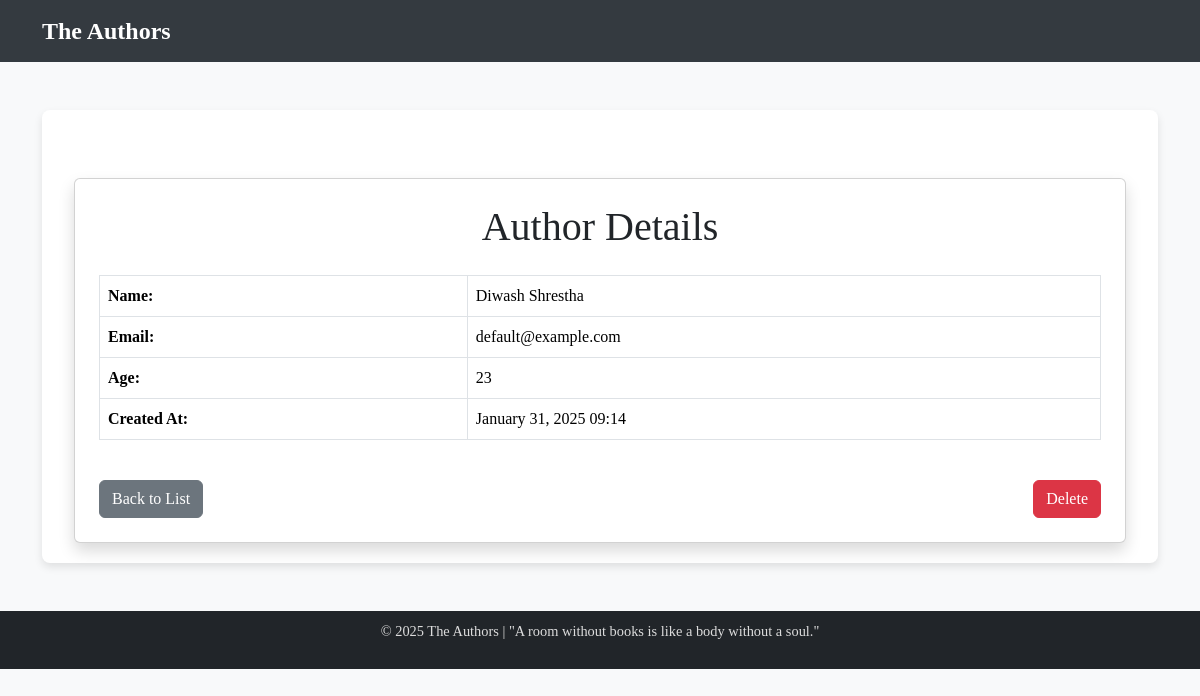
Before: /author/1/ with the older database file.
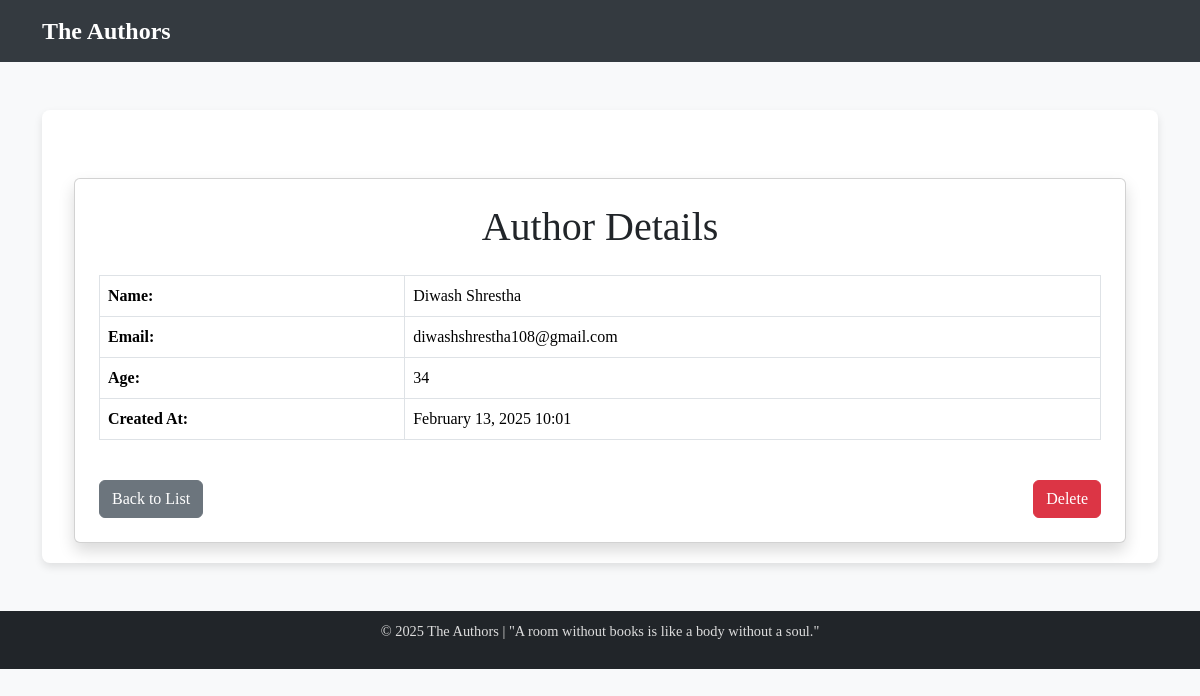
After: the same page with the newer database file.
### author/models.py (models this page shows, shortened)
class Author(models.Model):
    user = models.OneToOneField(User, on_delete=models.CASCADE)
    name = models.CharField(max_length=100, blank=True)
    bio = models.TextField(blank=True)
    email = models.EmailField(blank=True, null=True)
    age = models.IntegerField(blank=True, null=True)
    created_at = models.DateTimeField(auto_now_add=True)
    updated_at = models.DateTimeField(auto_now=True)

### author/views.py (the view)
# urls.py: path('<int:author_id>/', views.author_detail, name='author_detail'),
def author_detail(request,author_id):
    author = get_object_or_404(Author, pk=author_id)
    return render(request,'author_detail.html',{'author':author})

### templates/author_detail.html (shortened to what this page needs)
{% extends "base_author.html" %}
{% block content %}
<div class="container mt-5">
    <div class="card shadow p-4">
        <h1 class="text-center mb-4">Author Details</h1>
        <table class="table table-bordered">
            <tr>
                <th>Name:</th>
                <td>{{ author.name }}</td>
            </tr>
            <tr>
                <th>Email:</th>
                <td>{{ author.email }}</td>
            </tr>
            <tr>
                <th>Age:</th>
                <td>{{ author.age }}</td>
            </tr>
            <tr>
                <th>Created At:</th>
                <td>{{ author.created_at|date:"F d, Y H:i" }}</td>
            </tr>
        </table>
        <div class="d-flex justify-content-between mt-4">
            <a href="{% url 'author_list' %}" class="btn btn-secondary">Back to List</a>
            <a href="{% url 'author_delete' author.id %}" class="btn btn-danger">Delete</a>
        </div>
    </div>
</div>
{% endblock %}

Changed rows visible on the page:
changed Author "Diwash Shrestha": email "default@example.com" → "diwashshrestha108@gmail.com"; age "23" → "34"; created_at "January 31, 2025 09:14" → "February 13, 2025 10:01"
